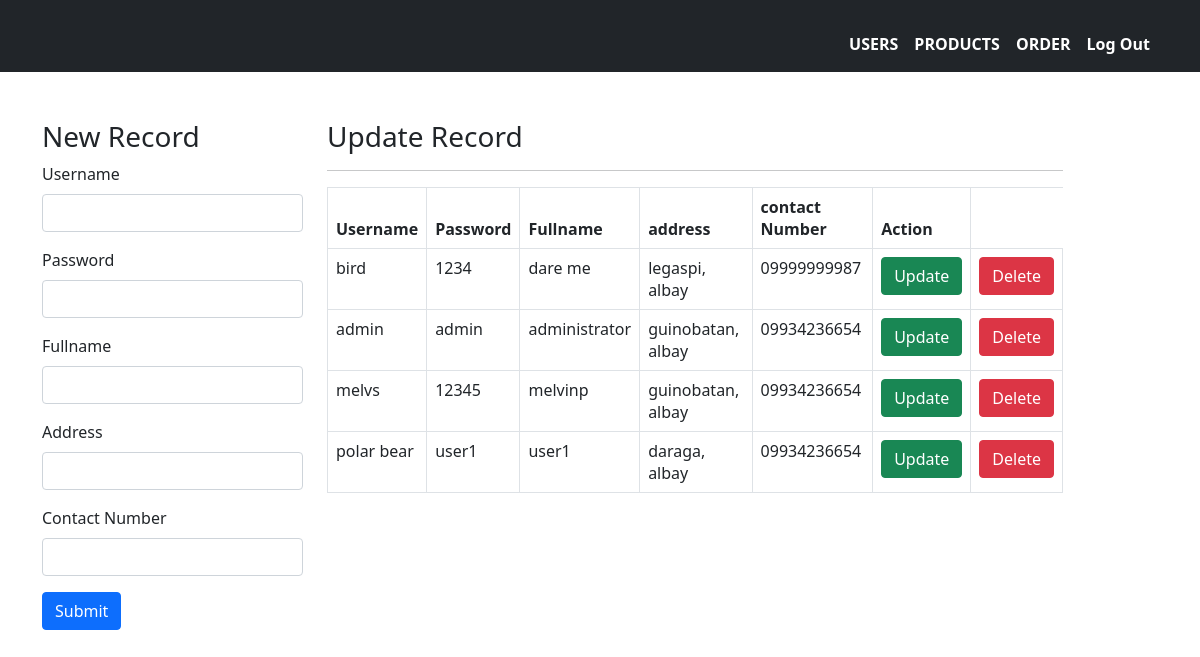
The page /u_user_display.php on the database its author committed.
### tables this page shows
CREATE TABLE `users` (
  `user_id` int(11) NOT NULL,
  `username` varchar(50) NOT NULL,
  `password` varchar(50) NOT NULL,
  `fullname` varchar(100) NOT NULL,
  `user_status` varchar(1) NOT NULL DEFAULT 'A' COMMENT 'A = active / I = inactive',
  `contact_number` varchar(12) NOT NULL,
  `address` varchar(50) NOT NULL
);

### sql_utilities.php (called while the page is built, shortened)
<?php
function query($conn, $sql, $params = array()){
        $stmt=mysqli_stmt_init($conn);
        if(mysqli_stmt_prepare($stmt, $sql)){
            $cnt_p = count($params);
            if(mysqli_stmt_execute($stmt)){
                 $resultData = mysqli_stmt_get_result($stmt);
                 if(!empty($resultData)){
                      $arr=array();
                      while($row = mysqli_fetch_assoc($resultData)){
                          array_push($arr,$row);
                      }
                      return $arr;
                 }
                  else{
                     return true;
                 }
            }
            else{
               return false;
            }
        }
        return false;
    }

### u_user_display.php (the view, shortened to what this page needs)
<html>
<?php include_once "conn_db.php"; ?>
<head>
 <link rel="stylesheet" href="css/bootstrap.css">
</head>
<body>
        <nav class="navbar navbar-expand-lg navbar-dark bg-dark mb-5">
        <div class="container mt-3">
            <div class="collapse navbar-collapse" id="navbarNavDropdown" >
                <ul class="navbar-nav ms-auto" style="font-weight: bolder;">
                    <li class="nav-item">
                        <a class="nav-link active" href="#u_user_display.php">USERS</a>
                    </li>
                    <li class="nav-item">
                        <a class="nav-link active" href="product_display.php">PRODUCTS</a>
                    </li>
                    <li class="nav-item">
                        <a class="nav-link active" href="o_order_display.php">ORDER</a>
                    </li>
                    <li class="nav-item">
                        <a class="nav-link active " href="l_logout.php">Log Out</a>
                    </li>
                </ul>
            </div>
        </div>
    </nav>
    <div class="container">
        <div class="row">
            <div class="col-3">
                <h3>New Record</h3>
                <form action="u_newrecord.php" method="post">
                    <div class="mb-3">
                        <label for="new_username" class="form-label">Username</label>
                        <input type="text" id="new_username" required name="username" class="form-control">
                    </div>
                    <div class="mb-3">
                        <label for="new_password" class="form-label">Password</label>
                        <input type="password" required id="new_password" name="password" class="form-control">
                    </div>
                    <div class="mb-3">
                        <label for="new_fullname" class="form-label">Fullname</label>
                        <input type="text" required id="new_fullname" name="fullname" class="form-control">
                    </div>
                    <div class="mb-3">
                        <label for="address" class="form-label">Address</label>
                        <input type="text" required id="new_address" name="address" class="form-control">
                    </div>
                    <div class="mb-3">
                        <label for="contac_number" class="form-label">Contact Number</label>
                        <input type="number" required id="new_contact_number" name="contact_number" class="form-control">
                    </div>
                    <input type="submit" class="btn btn-primary">
                </form>
            </div>
            <div class="col-8">
               <h3>Update Record</h3>
                <?php
                    $userlist = query($conn, "select user_id, username, password, fullname, address, contact_number from users where user_status='A'");
                    echo "<hr>";
                        echo "<table class='table table-bordered'>";
                        echo "<thead>";
                            echo "<th>Username</th>";
                            echo "<th>Password</th>";
                            echo "<th>Fullname</th>";
                            echo "<th>address</th>";
                            echo "<th>contact Number</th>";
                            echo "<th>Action</th>";
                        echo "</thead>";
                    foreach($userlist as $key => $row){
                        echo "<tr>";
                            echo "<td>" . $row['username'] . "</td>";
                            echo "<td>" . $row['password'] . "</td>";
                            echo "<td>" . $row['fullname'] . "</td>";
                            echo "<td>" . $row['address'] . "</td>";
                            echo "<td>" . $row['contact_number'] . "</td>";
                            echo "<td> <a class='btn btn-success' href='u_submit_user.php?password=" . $row['password'] . "&fullname=" .$row['fullname'] . "&username=" . $row['username']. "&user_id=". $row['user_id'] . "&address=". $row['address'] . "&contact_number=" . $row['contact_number'] . "' > Update </a> </td>";
                            echo "<td> <a class='btn btn-danger' href='u_delete_user.php?user_id=". $row['user_id'] ." ' > Delete </a> </td>";
                        echo "</tr>";
                    }
                    echo "</table>";
                ?>
            </div>
            <div class="col-1"></div>
        </div>
    </div>
</body>
</html>

### rows shown on the page
users: username "bird", password "1234", fullname "dare me", address "legaspi, albay", contact_number "09999999987"
users: username "admin", password "admin", fullname "administrator", address "guinobatan, albay", contact_number "09934236654"
users: username "melvs", password "12345", fullname "melvinp", address "guinobatan, albay", contact_number "09934236654"
users: username "polar bear", password "user1", fullname "user1", address "daraga, albay", contact_number "09934236654"
